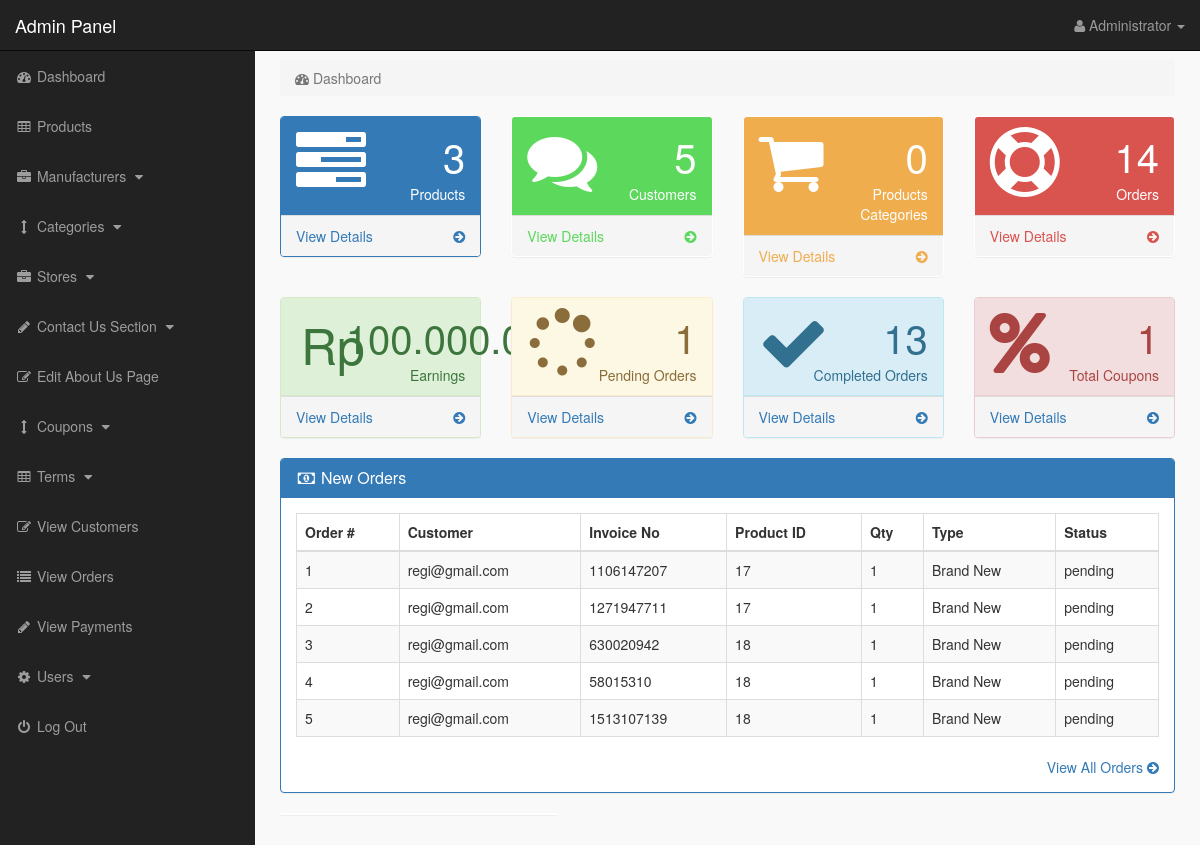
/admin_area/index.php?dashboard (signed in), run on an earlier commit of the app's database.
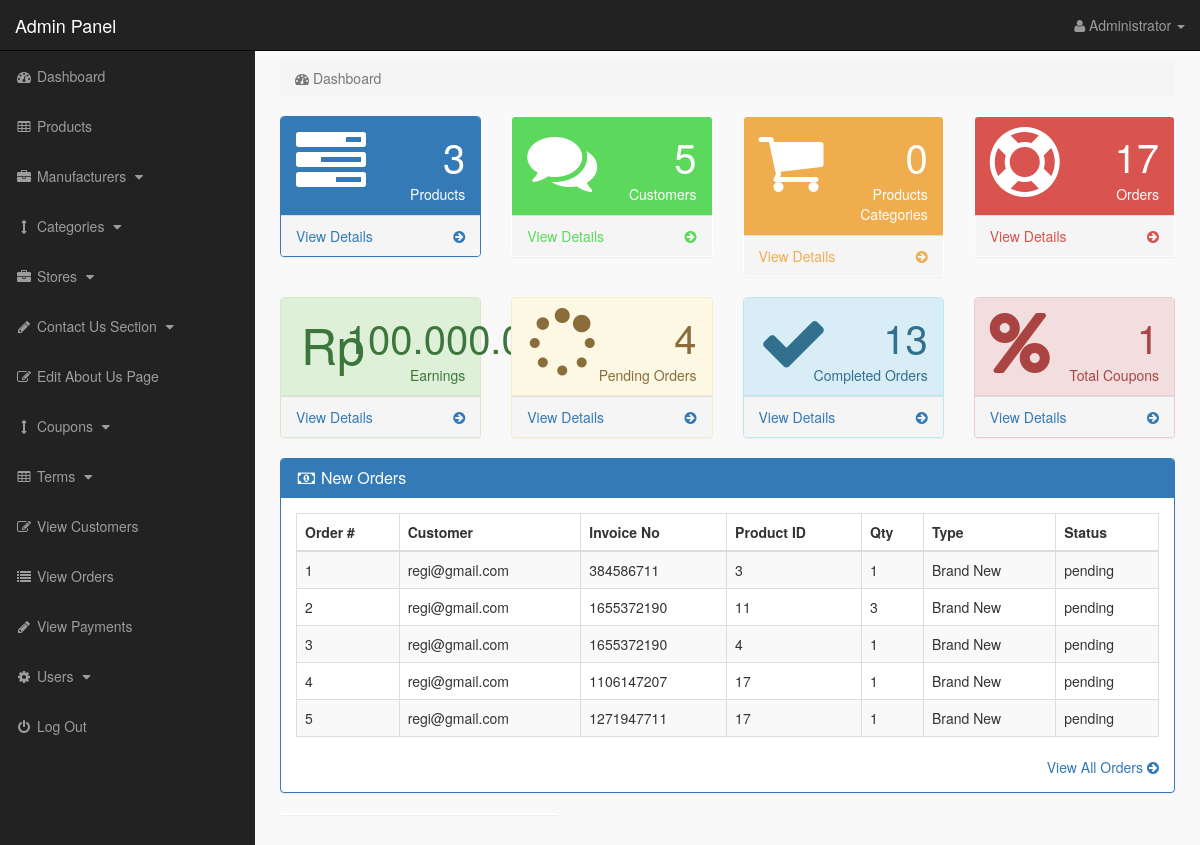
And on a later commit of the database.
### tables this page shows
CREATE TABLE IF NOT EXISTS `pending_orders` (
  `order_id` int(10) NOT NULL AUTO_INCREMENT,
  `customer_id` int(10) NOT NULL,
  `invoice_no` varchar(50) NOT NULL DEFAULT '',
  `product_id` text NOT NULL,
  `qty` int(10) NOT NULL,
  `type` varchar(50) NOT NULL DEFAULT '',
  `order_status` text NOT NULL,
  PRIMARY KEY (`order_id`)
);

CREATE TABLE IF NOT EXISTS `customers` (
  `customer_id` int(10) NOT NULL AUTO_INCREMENT,
  `customer_name` varchar(255) NOT NULL,
  `customer_email` varchar(255) NOT NULL,
  `customer_pass` varchar(255) NOT NULL,
  `customer_country` text NOT NULL,
  `customer_city` text NOT NULL,
  `customer_contact` varchar(255) NOT NULL,
  `customer_address` text NOT NULL,
  `customer_image` text NOT NULL,
  `customer_ip` varchar(255) NOT NULL,
  `customer_confirm_code` text NOT NULL,
  PRIMARY KEY (`customer_id`)
);

### admin_area/dashboard.php (the view, shortened to what the changed rows need)
<?php
if(!isset($_SESSION['admin_email'])){
echo "<script>window.open('login.php','_self')</script>";
}
else {
?>
<div class="row">
<div class="col-lg-12">
<ol class="breadcrumb">
<li class="active">
<i class="fa fa-dashboard"></i> Dashboard
</li>
</ol>
</div>
</div>
<div class="row">
<div class="col-lg-3 col-md-6">
<div class="panel panel-primary">
<div class="panel-heading">
<div class="row">
<div class="col-xs-3">
<i class="fa fa-tasks fa-5x"> </i>
</div>
<div class="col-xs-9 text-right">
<div class="huge"> <?php echo $count_products; ?> </div>
<div>Products</div>
</div>
</div>
</div>
<a href="index.php?view_products">
<div class="panel-footer">
<span class="pull-left"> View Details </span>
<span class="pull-right"> <i class="fa fa-arrow-circle-right"></i> </span>
<div class="clearfix"></div>
</div>
</a>
</div>
</div>
<div class="col-lg-3 col-md-6">
<div class="panel panel-green">
<div class="panel-heading">
<div class="row">
<div class="col-xs-3">
<i class="fa fa-comments fa-5x"> </i>
</div>
<div class="col-xs-9 text-right">
<div class="huge"> <?php echo $count_customers; ?> </div>
<div>Customers</div>
</div>
</div>
</div>
<a href="index.php?view_customers">
<div class="panel-footer">
<span class="pull-left"> View Details </span>
<span class="pull-right"> <i class="fa fa-arrow-circle-right"></i> </span>
<div class="clearfix"></div>
</div>
</a>
</div>
</div>
<div class="col-lg-3 col-md-6">
<div class="panel panel-yellow">
<div class="panel-heading">
<div class="row">
<div class="col-xs-3">
<i class="fa fa-shopping-cart fa-5x"> </i>
</div>
<div class="col-xs-9 text-right">
<div class="huge"> <?php echo $count_p_categories; ?> </div>
<div>Products Categories</div>
</div>
</div>
</div>
<a href="index.php?view_p_cats">
<div class="panel-footer">
<span class="pull-left"> View Details </span>
<span class="pull-right"> <i class="fa fa-arrow-circle-right"></i> </span>
<div class="clearfix"></div>
</div>
</a>
</div>
</div>
<div class="col-lg-3 col-md-6">
<div class="panel panel-red">
<div class="panel-heading">
<div class="row">
<div class="col-xs-3">
<i class="fa fa-support fa-5x"> </i>
</div>
<div class="col-xs-9 text-right">
<div class="huge"> <?php echo $count_total_orders; ?> </div>
<div>Orders</div>
</div>
</div>
</div>
<a href="index.php?view_orders">
<div class="panel-footer">
<span class="pull-left"> View Details </span>
<span class="pull-right"> <i class="fa fa-arrow-circle-right"></i> </span>
<div class="clearfix"></div>
</div>
</a>
</div>
</div>
</div>
<div class="row">
    <div class="col-lg-3 col-md-6">
        <div class="panel panel-success">
        <div class="panel-heading">
        <div class="row">
        <div class="col-xs-3">
        <div style="font-size: 50px; display: flex; align-items: center; gap: 5px;">
        <i class="fa fa-money-bill-wave"></i> <span>Rp</span>
        </div>
        </div>
        <div class="col-xs-9 text-right">
        <div class="huge"> <?php echo number_format($count_total_earnings ? $count_total_earnings : 0, 0, ',', '.'); ?> </div>
        <div>Earnings</div>
        </div>
        </div>
        </div>
        <a href="index.php?view_orders">
        <div class="panel-footer">
        <span class="pull-left"> View Details </span>
        <span class="pull-right"> <i class="fa fa-arrow-circle-right"></i> </span>
        <div class="clearfix"></div>
        </div>
        </a>
        </div>
        </div>
        <div class="col-lg-3 col-md-6">
            <div class="panel panel-warning">
            <div class="panel-heading">
            <div class="row">
            <div class="col-xs-3">
            <i class="fa fa-spinner fa-5x"> </i>
            </div>
            <div class="col-xs-9 text-right">
            <div class="huge"> <?php echo $count_pending_orders ?> </div>
            <div>Pending Orders</div>
            </div>
            </div>
            </div>
            <a href="index.php?view_orders">
            <div class="panel-footer">
            <span class="pull-left"> View Details </span>
            <span class="pull-right"> <i class="fa fa-arrow-circle-right"></i> </span>
            <div class="clearfix"></div>
            </div>
            </a>
            </div>
            </div>
            <div class="col-lg-3 col-md-6">
                <div class="panel panel-info">
                <div class="panel-heading">
                <div class="row">
                <div class="col-xs-3">
                <i class="fa fa-check fa-5x"> </i>
                </div>
                <div class="col-xs-9 text-right">
                <div class="huge"> <?php echo $count_completed_orders ?> </div>
                <div>Completed Orders</div>
                </div>
                </div>
                </div>
                <a href="index.php?view_orders">
                <div class="panel-footer">
                <span class="pull-left"> View Details </span>
                <span class="pull-right"> <i class="fa fa-arrow-circle-right"></i> </span>
                <div class="clearfix"></div>
                </div>
                </a>
                </div>
                </div>
                <div class="col-lg-3 col-md-6">
                    <div class="panel panel-danger">
                    <div class="panel-heading">
                    <div class="row">
                    <div class="col-xs-3">
                    <i class="fa fa-percent fa-5x"> </i>
                    </div>
                    <div class="col-xs-9 text-right">
                    <div class="huge"> <?php echo $count_coupons; ?> </div>
                    <div>Total Coupons</div>
                    </div>
                    </div>
                    </div>
                    <a href="index.php?view_orders">
                    <div class="panel-footer">
                    <span class="pull-left"> View Details </span>
                    <span class="pull-right"> <i class="fa fa-arrow-circle-right"></i> </span>
                    <div class="clearfix"></div>
                    </div>
                    </a>
                    </div>
                    </div>
</div>
<div class="row" >
<div class="col-lg-12" >
<div class="panel panel-primary" >
<div class="panel-heading" >
<h3 class="panel-title" >
<i class="fa fa-money fa-fw" ></i> New Orders
</h3>
</div>
<div class="panel-body" >
<div class="table-responsive" >
<table class="table table-bordered table-hover table-striped" >
<thead>
<tr>
<th>Order #</th>
<th>Customer</th>
<th>Invoice No</th>
<th>Product ID</th>
<th>Qty</th>
<th>Type</th>
<th>Status</th>
</tr>
</thead>
<tbody>
<?php
$i = 0;
$get_order = "select * from pending_orders order by 1 DESC LIMIT 0,5";
$run_order = mysqli_query($con,$get_order);
while($row_order=mysqli_fetch_array($run_order)){
$c_id = $row_order['customer_id'];
$invoice_no = $row_order['invoice_no'];
$product_id = $row_order['product_id'];
$qty = $row_order['qty'];
$type = $row_order['type'];
$order_status = $row_order['order_status'];
$i++;
?>
<tr>
<td><?php echo $i; ?></td>
<td>
<?php
$get_customer = "select * from customers where customer_id='$c_id'";
$run_customer = mysqli_query($con,$get_customer);
$row_customer = mysqli_fetch_array($run_customer);
$customer_email = $row_customer['customer_email'];
echo $customer_email;
?>
</td>
<td><?php echo $invoice_no; ?></td>
<td><?php echo $product_id; ?></td>
<td><?php echo $qty; ?></td>
<td><?php echo $type; ?></td>
<td>
<?php
if($order_status=='pending'){
echo $order_status='pending';
}
else {
echo $order_status='Complete';
}
?>
</td>
</tr>
<?php } ?>
</tbody>
</table>
</div>
<div class="text-right" >
<a href="index.php?view_orders" >
View All Orders <i class="fa fa-arrow-circle-right" ></i>
</a>
</div>
</div>
</div>
</div>
<div class="col-md-4">
<div class="panel">
</div>
</div>
</div>
<?php } ?>

What changed in the data, as far as the page shows it:
no longer on this page (row unchanged): pending_orders: customer.customer_email "regi@gmail.com", invoice_no "630020942", product "18", qty "1", type "Brand New"
no longer on this page (row unchanged): pending_orders: customer.customer_email "regi@gmail.com", invoice_no "58015310", product "18", qty "1", type "Brand New"
no longer on this page (row unchanged): pending_orders: customer.customer_email "regi@gmail.com", invoice_no "1513107139", product "18", qty "1", type "Brand New"
added pending_orders: customer.customer_email "regi@gmail.com", invoice_no "384586711", product "3", qty "1", type "Brand New"
added pending_orders: customer.customer_email "regi@gmail.com", invoice_no "1655372190", product "11", qty "3", type "Brand New"
added pending_orders: customer.customer_email "regi@gmail.com", invoice_no "1655372190", product "4", qty "1", type "Brand New"
Also different on the page:
$count_total_orders: "14" → "17"
$count_pending_orders: "1" → "4"
